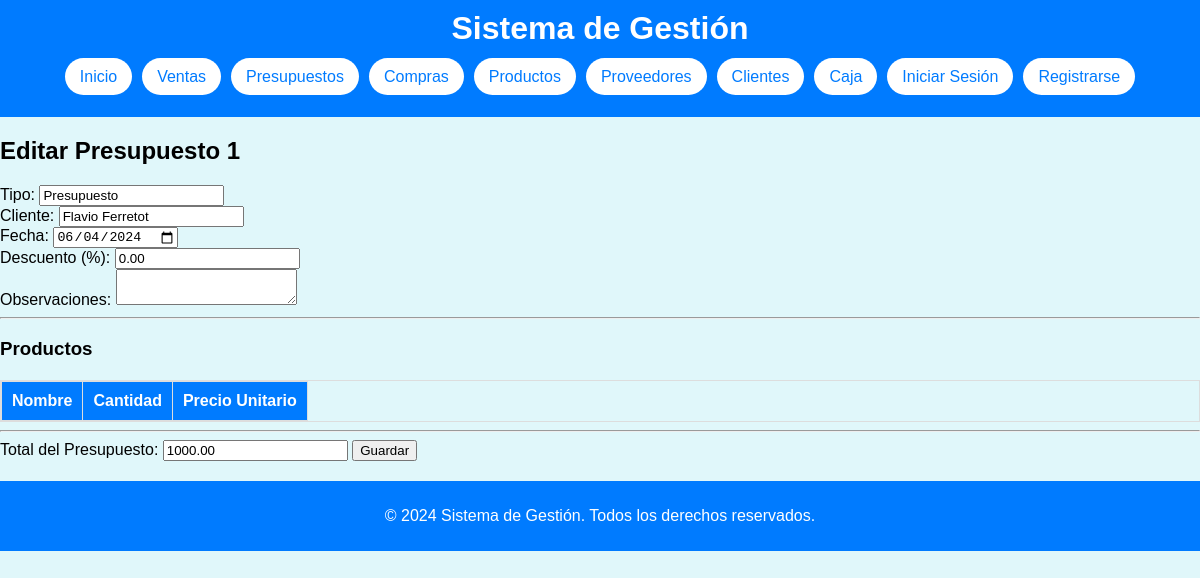
Screenshot of /gestion/presupuestos/editar_presupuesto.php?id=1 with the database file from the repository.
### tables this page shows
CREATE TABLE `presupuestos` (
  `ID_Presupuesto` int(11) NOT NULL,
  `ID_Cliente` int(11) DEFAULT NULL,
  `Fecha` date DEFAULT NULL,
  `Descuento_Porcentaje` decimal(5,2) DEFAULT NULL,
  `Observaciones` text DEFAULT NULL,
  `Total` decimal(10,2) DEFAULT NULL,
  `Tipo` varchar(50) NOT NULL
);

CREATE TABLE `clientes` (
  `ID_Cliente` int(11) NOT NULL,
  `Nombre` varchar(255) NOT NULL,
  `Razon_Social` varchar(255) NOT NULL,
  `Tipo_Documento` enum('CUIT','DNI') NOT NULL,
  `Documento` varchar(50) NOT NULL,
  `Telefono` varchar(50) DEFAULT NULL,
  `Direccion` varchar(255) DEFAULT NULL,
  `Observaciones` text DEFAULT NULL
);

### gestion/presupuestos/editar_presupuesto.php (the view, shortened to what this page needs)
<?php
include '../includes/db_connect.php';
include '../includes/header.php';
if (isset($_GET['id']) && is_numeric($_GET['id'])) {
    $id_presupuesto = $_GET['id'];
    $sql_presupuesto = "SELECT * FROM Presupuestos WHERE ID_Presupuesto = ?";
    $stmt = $conn->prepare($sql_presupuesto);
    $stmt->bind_param("i", $id_presupuesto);
    $stmt->execute();
    $result_presupuesto = $stmt->get_result();
    if ($result_presupuesto->num_rows == 1) {
        $row_presupuesto = $result_presupuesto->fetch_assoc();
    } else {
        echo "Presupuesto no encontrado.";
        exit;
    }
} else {
    echo "ID de presupuesto no proporcionado.";
    exit;
}
?>
<h2>Editar Presupuesto <?php echo $id_presupuesto; ?></h2>
<form method="post" action="actualizar_presupuesto.php">
    <label for="tipo">Tipo:</label>
    <input type="text" id="tipo" name="tipo" value="<?php echo $row_presupuesto['Tipo']; ?>"><br>
    <label for="cliente">Cliente:</label>
    <input type="text" id="cliente" name="cliente" value="<?php echo obtenerNombreCliente($row_presupuesto['ID_Cliente']); ?>" readonly><br>
    <label for="fecha">Fecha:</label>
    <input type="date" id="fecha" name="fecha" value="<?php echo $row_presupuesto['Fecha']; ?>"><br>
    <label for="descuento_porcentaje">Descuento (%):</label>
    <input type="number" id="descuento_porcentaje" name="descuento_porcentaje" value="<?php echo $row_presupuesto['Descuento_Porcentaje']; ?>"><br>
    <label for="observaciones">Observaciones:</label>
    <textarea id="observaciones" name="observaciones"><?php echo $row_presupuesto['Observaciones']; ?></textarea><br>
    <hr>
    <h3>Productos</h3>
    <table>
        <tr>
            <th>Nombre</th>
            <th>Cantidad</th>
            <th>Precio Unitario</th>
        </tr>
    </table>
    <hr>
    <label for="total_presupuesto">Total del Presupuesto:</label>
    <input type="text" id="total_presupuesto" name="total_presupuesto" value="<?php echo calcularTotalPresupuesto($id_presupuesto); ?>" readonly>
    <input type="submit" value="Guardar">
</form>
<?php
include '../includes/footer.php';
function obtenerNombreCliente($id_cliente) {
    global $conn;
    $sql = "SELECT Nombre FROM Clientes WHERE ID_Cliente = ?";
    $stmt = $conn->prepare($sql);
    $stmt->bind_param("i", $id_cliente);
    $stmt->execute();
    $result = $stmt->get_result();
    if ($result->num_rows > 0) {
        $row = $result->fetch_assoc();
        return $row['Nombre'];
    } else {
        return "Cliente no encontrado";
    }
}
function calcularTotalPresupuesto($id_presupuesto) {
    global $conn;
    $sql = "SELECT SUM(Cantidad * Precio_Unitario) AS Total FROM Productos_Presupuestos WHERE ID_Presupuesto = ?";
    $stmt = $conn->prepare($sql);
    $stmt->bind_param("i", $id_presupuesto);
    $stmt->execute();
    $result = $stmt->get_result();
    if ($result->num_rows == 1) {
        $row = $result->fetch_assoc();
        return $row['Total'];
    } else {
        return 0;
    }
}
?>

### gestion/css/styles.css (style rules this page uses)
body { font-family: Arial, sans-serif; background-color: #e0f7fa; margin: 0; padding: 0; }
table { width: 100%; border-collapse: collapse; margin-top: 20px; overflow-x: auto; display: block; }
table, th, td { border: 1px solid #ddd; }
th, td { padding: 10px; text-align: left; }
th { background-color: #007BFF; color: white; }

### rows the page displays
presupuestos: tipo "Presupuesto", cliente "Flavio Ferretot", fecha "06/04/2024", descuento_porcentaje "0.00"

### other values shown
$id_presupuesto "1"
